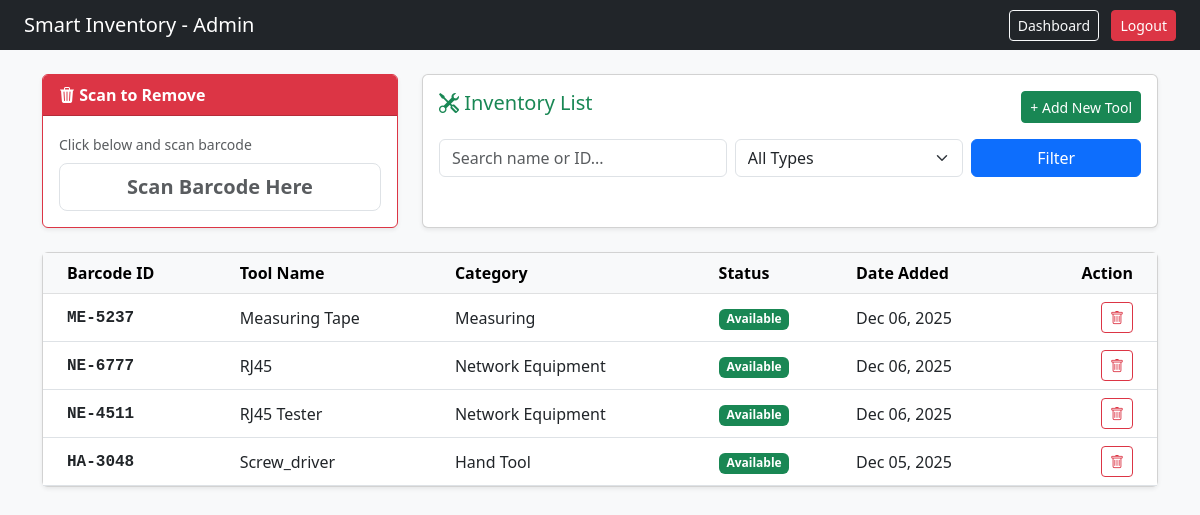
The app's page /inventory.php (signed in) with its own data.
### tables this page shows
CREATE TABLE `tools` (
  `tool_id` int(11) NOT NULL,
  `barcode` varchar(50) NOT NULL,
  `tool_name` varchar(100) NOT NULL,
  `category` varchar(50) NOT NULL,
  `status` enum('Available','Borrowed','Maintenance','Lost') DEFAULT 'Available',
  `created_at` timestamp NOT NULL DEFAULT current_timestamp()
);

### inventory.php (the view, shortened to what this page needs)
<?php
include "db_conn.php";
$search = isset($_GET['search']) ? $_GET['search'] : '';
$sql = "SELECT * FROM tools WHERE 1=1";
$sql .= " ORDER BY created_at DESC";
$result = mysqli_query($conn, $sql);
?>
<!DOCTYPE html>
<html>
<head>
    <link href="https://cdn.jsdelivr.net/npm/bootstrap@5.3.0/dist/css/bootstrap.min.css" rel="stylesheet">
    <link rel="stylesheet" href="https://cdn.jsdelivr.net/npm/bootstrap-icons@1.10.0/font/bootstrap-icons.css">
</head>
<body class="bg-light">
    <nav class="navbar navbar-dark bg-dark px-4">
        <span class="navbar-brand mb-0 h1">Smart Inventory - Admin</span>
        <div>
            <a href="dashboard.php" class="btn btn-outline-light btn-sm me-2">Dashboard</a>
            <a href="logout.php" class="btn btn-danger btn-sm">Logout</a>
        </div>
    </nav>
    <div class="container mt-4">
        <div class="row g-4">
            <div class="col-md-4">
                <div class="card shadow-sm border-danger h-100">
                    <div class="card-header bg-danger text-white fw-bold">
                        <i class="bi bi-trash3-fill"></i> Scan to Remove
                    </div>
                    <div class="card-body">
                        <form action="tool_action.php" method="POST">
                            <label class="form-label small text-muted">Click below and scan barcode</label>
                            <input type="text" name="remove_barcode" class="form-control form-control-lg text-center fw-bold text-danger"
                                   placeholder="Scan Barcode Here" autofocus autocomplete="off">
                        </form>
                    </div>
                </div>
            </div>
            <div class="col-md-8">
                <div class="card shadow-sm h-100">
                    <div class="card-body">
                        <div class="d-flex justify-content-between mb-3">
                            <h5 class="card-title text-success"><i class="bi bi-tools"></i> Inventory List</h5>
                            <button type="button" class="btn btn-success btn-sm" data-bs-toggle="modal" data-bs-target="#addToolModal">
                                + Add New Tool
                            </button>
                        </div>
                        <form method="GET" class="row g-2">
                            <div class="col-md-5">
                                <input type="text" name="search" class="form-control" placeholder="Search name or ID..." value="<?php echo htmlspecialchars($search); ?>">
                            </div>
                            <div class="col-md-4">
                                <select name="category" class="form-select">
                                    <option value="All">All Types</option>
                                </select>
                            </div>
                            <div class="col-md-3">
                                <button type="submit" class="btn btn-primary w-100">Filter</button>
                            </div>
                        </form>
                    </div>
                </div>
            </div>
        </div>
        <div class="card shadow-sm mt-4">
            <div class="card-body p-0">
                <table class="table table-hover mb-0 align-middle">
                    <thead class="table-light">
                        <tr>
                            <th class="ps-4">Barcode ID</th>
                            <th>Tool Name</th>
                            <th>Category</th>
                            <th>Status</th>
                            <th>Date Added</th>
                            <th class="text-end pe-4">Action</th>
                        </tr>
                    </thead>
                    <tbody>
                        <?php
                        if (mysqli_num_rows($result) > 0) {
                            while ($row = mysqli_fetch_assoc($result)) {
                                $status_color = 'success';
                        ?>
                            <tr>
                                <td class="ps-4 fw-bold font-monospace"><?php echo $row['barcode']; ?></td>
                                <td><?php echo $row['tool_name']; ?></td>
                                <td><?php echo $row['category']; ?></td>
                                <td><span class="badge bg-<?php echo $status_color; ?>"><?php echo $row['status']; ?></span></td>
                                <td><?php echo date('M d, Y', strtotime($row['created_at'])); ?></td>
                                <td class="text-end pe-4">
                                    <a href="tool_action.php?delete_id=<?php echo $row['tool_id']; ?>"
                                       class="btn btn-sm btn-outline-danger"
                                       onclick="return confirm('Are you sure you want to permanently remove this tool?');">
                                        <i class="bi bi-trash"></i>
                                    </a>
                                </td>
                            </tr>
                        <?php
                            }
                        } else {
                            echo "<tr><td colspan='6' class='text-center py-4 text-muted'>No tools found matching your filters.</td></tr>";
                        }
                        ?>
                    </tbody>
                </table>
            </div>
        </div>
    </div>
</body>
</html>

### records on screen
tools: barcode "ME-5237", tool_name "Measuring Tape", category "Measuring", status "Available", created_at "Dec 06, 2025"
tools: barcode "NE-6777", tool_name "RJ45", category "Network Equipment", status "Available", created_at "Dec 06, 2025"
tools: barcode "NE-4511", tool_name "RJ45 Tester", category "Network Equipment", status "Available", created_at "Dec 06, 2025"
tools: barcode "HA-3048", tool_name "Screw_driver", category "Hand Tool", status "Available", created_at "Dec 05, 2025"
